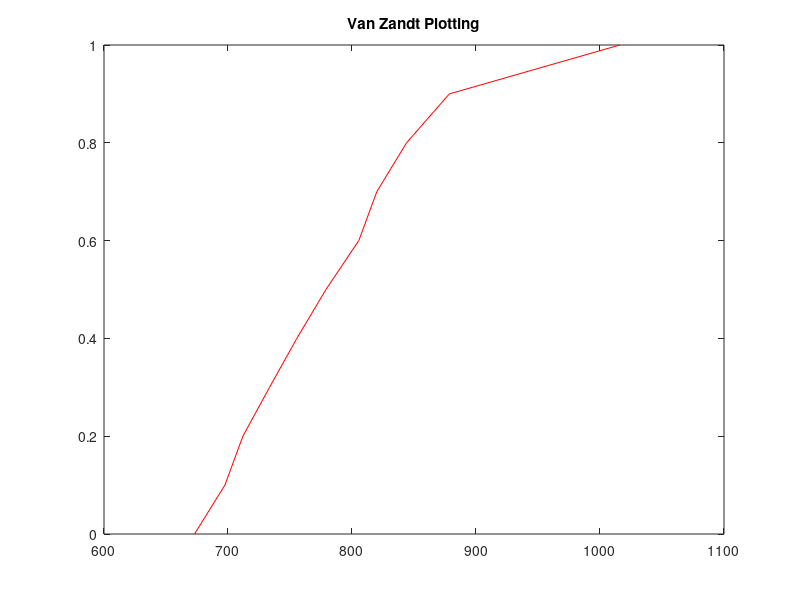
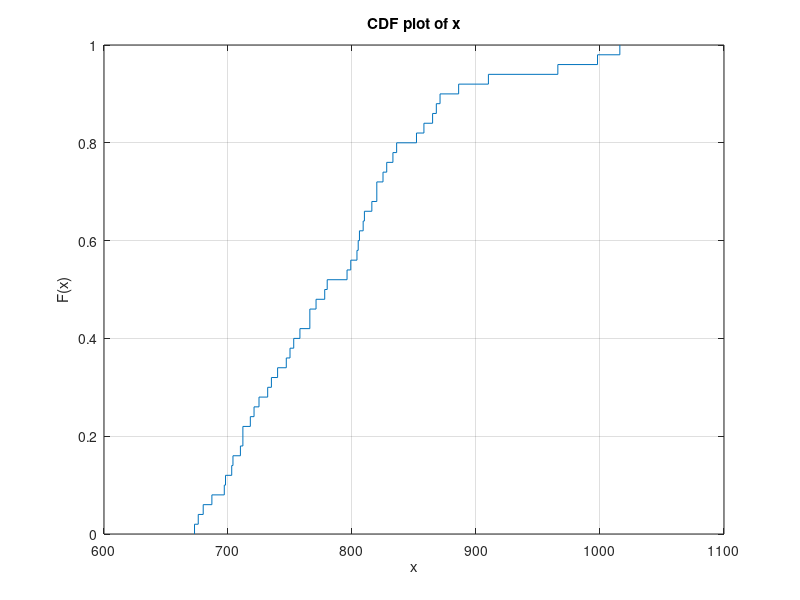
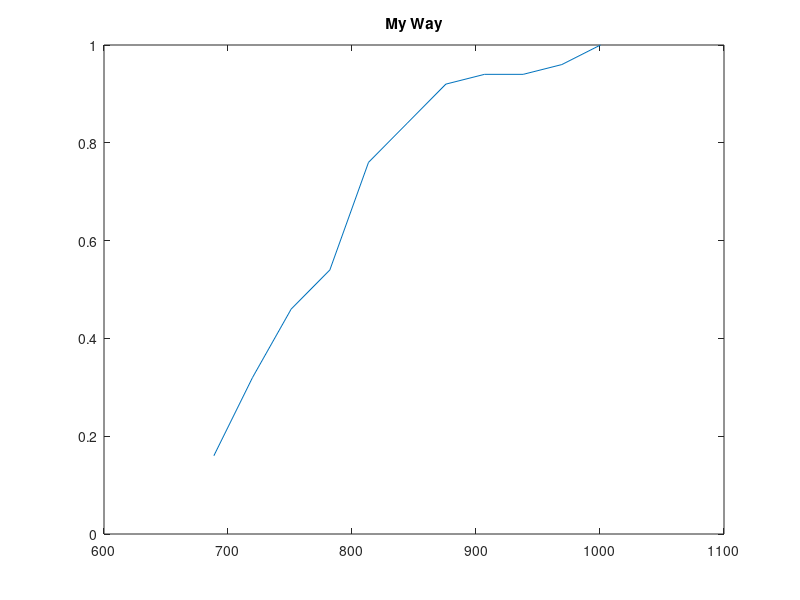
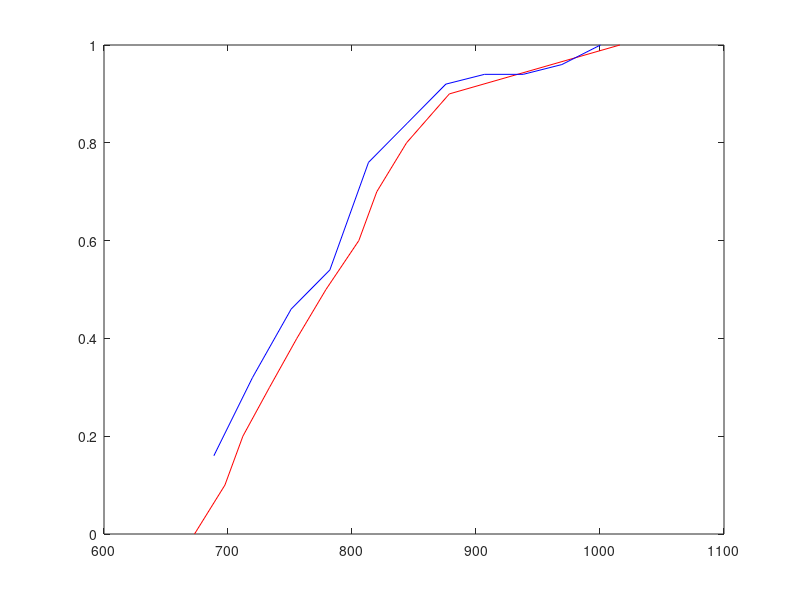

Reproduce these figures in MATLAB, in order.
VanZandtDist = [673;676;680;687;697;698;703;704;710;712;712;718;721;725;732;735;740;747;750;753;758;766;766;771;778;780;796;799;804;805;806;809;810;816;820;820;825;828;833;836;852;858;865;868;871;886;910;966;998;1016;];


%She plots it as:

deciles = prctile(VanZandtDist,[0:10:100]);

figure
plot(deciles,0:.1:1,'r')
ylim([0 1])
title('Van Zandt Plotting')

%Matlab agrees:
figure
cdfplot(VanZandtDist)


% What I have been doing:

%Given the definition of a CDF as P(X <= x), I have been plotting differently, since by definition the
%first observed value (here, 673) does not have a cumulative probability of 0, but rather 1/50 (there are
%50 data points in this distribution).

[counts,bins] = hist(VanZandtDist,11);

cdf = cumsum(counts) ./ length(VanZandtDist);
figure
plot(bins,cdf)
ylim([0 1])
title('My Way')


%%Plot together

figure
plot(deciles,0:.1:1,'r',bins,cdf,'b')